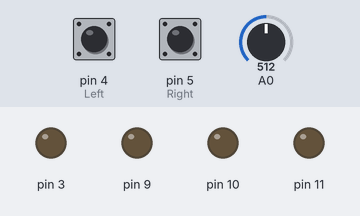
This sketch was run on a simulated Arduino Uno, built with avr-gcc and run on an emulated ATmega328P. Parts: output pins drawn as LEDs (lit = HIGH). The test bench sets the inputs (shaded band); at power-on: pin 4 (Left) HIGH, pin 5 (Right) HIGH, A0 = 512.

Above: at 1.2 s.
1.3 s: pin 4 (Left) pulled LOW for 0.15 s
At 1.37 s:
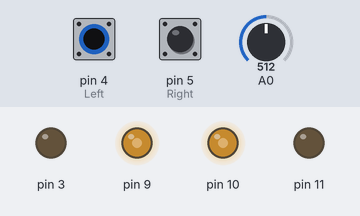
2.9 s: pin 5 (Right) pulled LOW for 0.15 s
At 2.97 s:
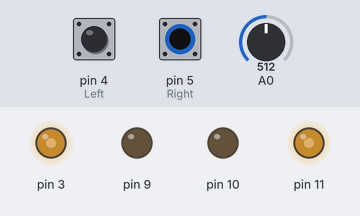
4.5 s: pin 5 (Right) pulled LOW for 3.2 s
At 8.7 s:
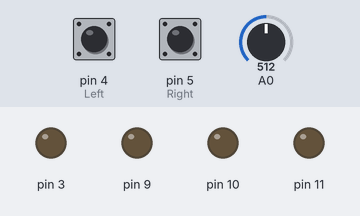
9.2 s: pin 4 (Left) pulled LOW for 1 s
At 9.9 s:
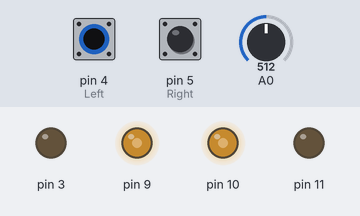
11.7 s: pin 4 (Left) pulled LOW for 3.2 s
At 15.4 s:
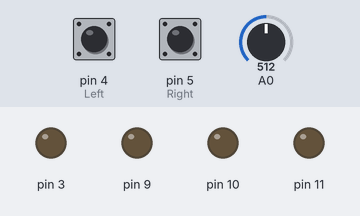
16.4 s: pin 4 (Left) driven LOW and pin 5 (Right) driven LOW
At 16.8 s:
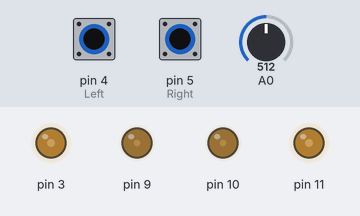
Timing chart, 0 to 18.9 s (numbered marks = the images above; inputs shaded):
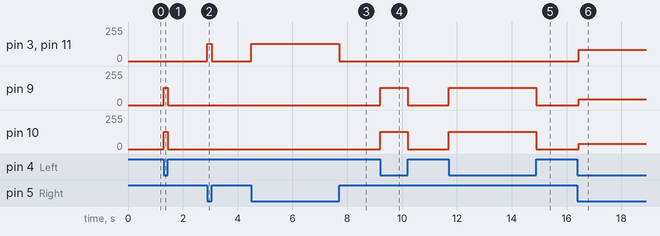

Measured:
- after the input at 1.3 s, pin 9, pin 10: 0/255 → 128/255 at once, → 0/255 0.15 s later
- after the input at 2.9 s, pin 3, pin 11: 0/255 → 128/255 at once, → 0/255 0.15 s later
- after the input at 4.5 s, pin 3, pin 11: 0/255 → 128/255 at once, → 0/255 3.2 s later
- after the input at 9.2 s, pin 9, pin 10: 0/255 → 128/255 at once, → 0/255 1.0 s later
- after the input at 11.7 s, pin 9, pin 10: 0/255 → 128/255 at once, → 0/255 3.2 s later
- after the input at 16.4 s, pin 3, pin 11: 0/255 → 85/255 at once; pin 9: 0/255 → 42/255 at once; pin 10: 0/255 → 41/255 at once

The sketch:

code_dk_dc_PWM.ino
```cpp
#include <avr/interrupt.h>
#define cbi(sfr, bit) (_SFR_BYTE(sfr) &= ~_BV(bit))
#define sbi(sfr, bit) (_SFR_BYTE(sfr) |= _BV(bit))

unsigned int value, pwm;
unsigned long time = 0;
char mode = 0;
int Left = 4;
int Right = 5;


void setup() {
  // put your setup code here, to run once:
  pinMode(Left, INPUT_PULLUP);
  pinMode(Right, INPUT_PULLUP);
  pinMode(11,OUTPUT);
  pinMode(3,OUTPUT);
  pinMode(9,OUTPUT);
  pinMode(10,OUTPUT);


  Setup_timer2();
  Setup_timer1();
  OCR2A = 0;
  OCR2B = 0;
  OCR1A = 0;
  OCR1B = 0;
}

void loop() {
  // put your main code here, to run repeatedly:
  if(millis() - time > 100)
    {
      time = millis();
      value = analogRead(A0);
      pwm = map(value, 0, 1020, 0, 255);
    }
  if(digitalRead(Left) == 0 )
  {
    if(mode != 1)
    {
      sbi(TIMSK2, TOIE2);
      mode = 1;
    }
  }
  if(digitalRead(Right) == 0 )
  {
    if(mode != 2)
    {
      sbi(TIMSK2, TOIE2);
      mode = 2;
    }
  }
  else
  {
    if((digitalRead(Left) == 1) && (digitalRead(Right) == 1))
    {
      cbi(TIMSK2, TOIE2);
      OCR1A = 0;
      OCR1B = 0;
      OCR2A = 0;
      OCR2B = 0;
      mode = 0;
    }
  }
}


ISR(TIMER2_OVF_vect)
{
  //dem++;
  if(mode == 1)
  {
    OCR1A = pwm;
    OCR1B = pwm;
    OCR2A = 0;
    OCR2B = 0;
  }
  if(mode == 2)
  {
    OCR1A = 0;
    OCR1B = 0;
    OCR2A = pwm;
    OCR2B = pwm;
  }
}
void Setup_timer1() {

  // Timer1 Clock Prescaler to : 1
  sbi(TCCR1B, CS10);
  cbi(TCCR1B, CS11);
  cbi(TCCR1B, CS12);

  // Timer1 PWM Mode set to Phase Correct PWM
  cbi(TCCR1A, COM1A0);  // clear OC1A on Compare Match, PWM pin 9
  sbi(TCCR1A, COM1A1);
  cbi(TCCR1A, COM1B0);  // clear OC1B on Compare Match, PWM pin 10
  sbi(TCCR1A, COM1B1);

  sbi(TCCR1A, WGM10);  // Mode 1  / phase correct PWM TOPVALUE = 0xFF
  cbi(TCCR1A, WGM11);
  cbi(TCCR1B, WGM12);
  cbi(TCCR1B, WGM13);
}
void Setup_timer2() {

  // Timer2 Clock Prescaler to : 1
  sbi(TCCR2B, CS20);  // set
  cbi(TCCR2B, CS21);  // clear
  cbi(TCCR2B, CS22);

  // Timer2 PWM Mode
  cbi(TCCR2A, COM2A0);  // clear OC2A on Compare Match, PWM pin 11
  sbi(TCCR2A, COM2A1);
  cbi(TCCR2A, COM2B0);
  sbi(TCCR2A, COM2B1);

  // set to fast PWM
  sbi(TCCR2A, WGM20);  // Mode 1, phase correct PWM
  cbi(TCCR2A, WGM21);
  cbi(TCCR2B, WGM22);

  //sbi(TIMSK2, TOIE2);  // enable overflow detect
}
```
